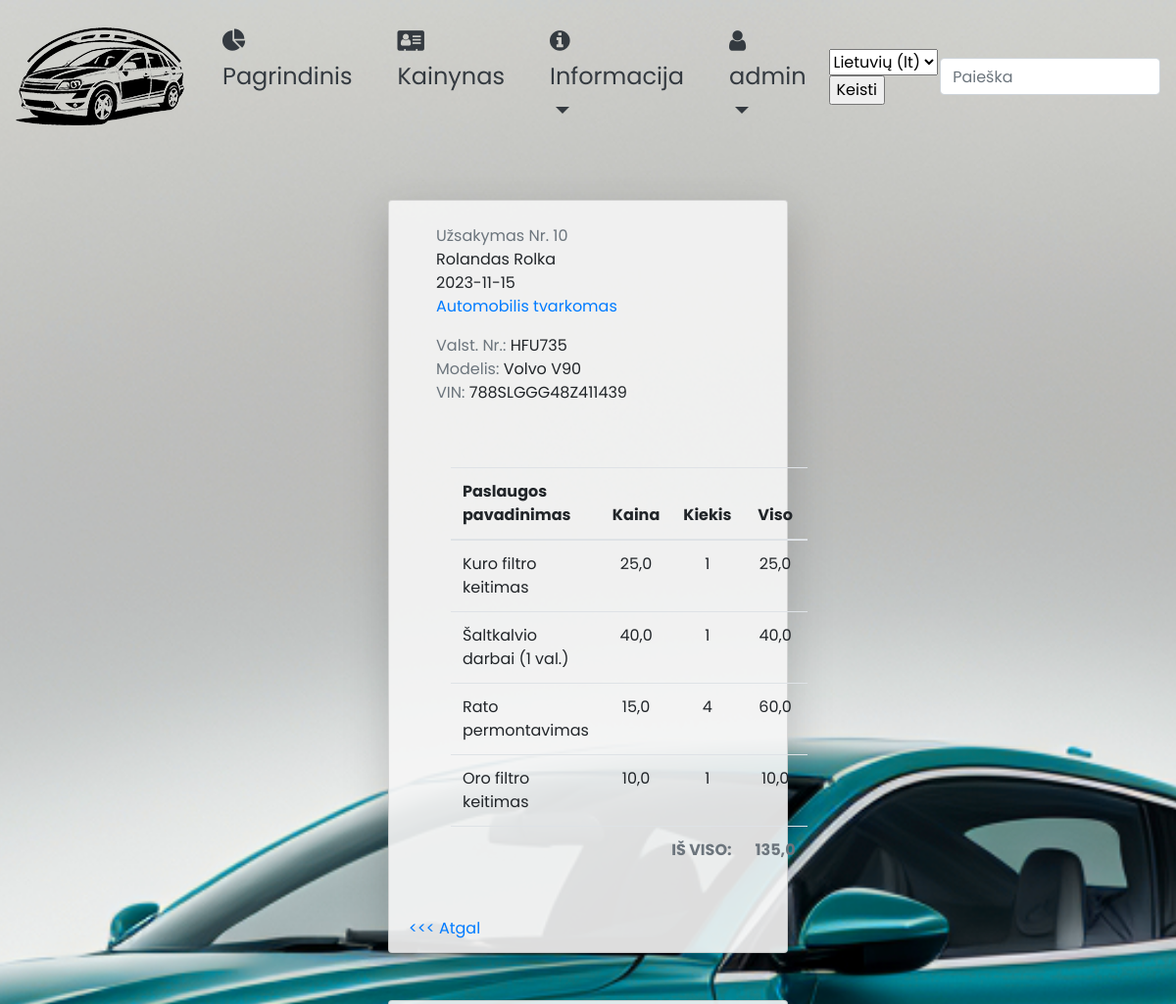
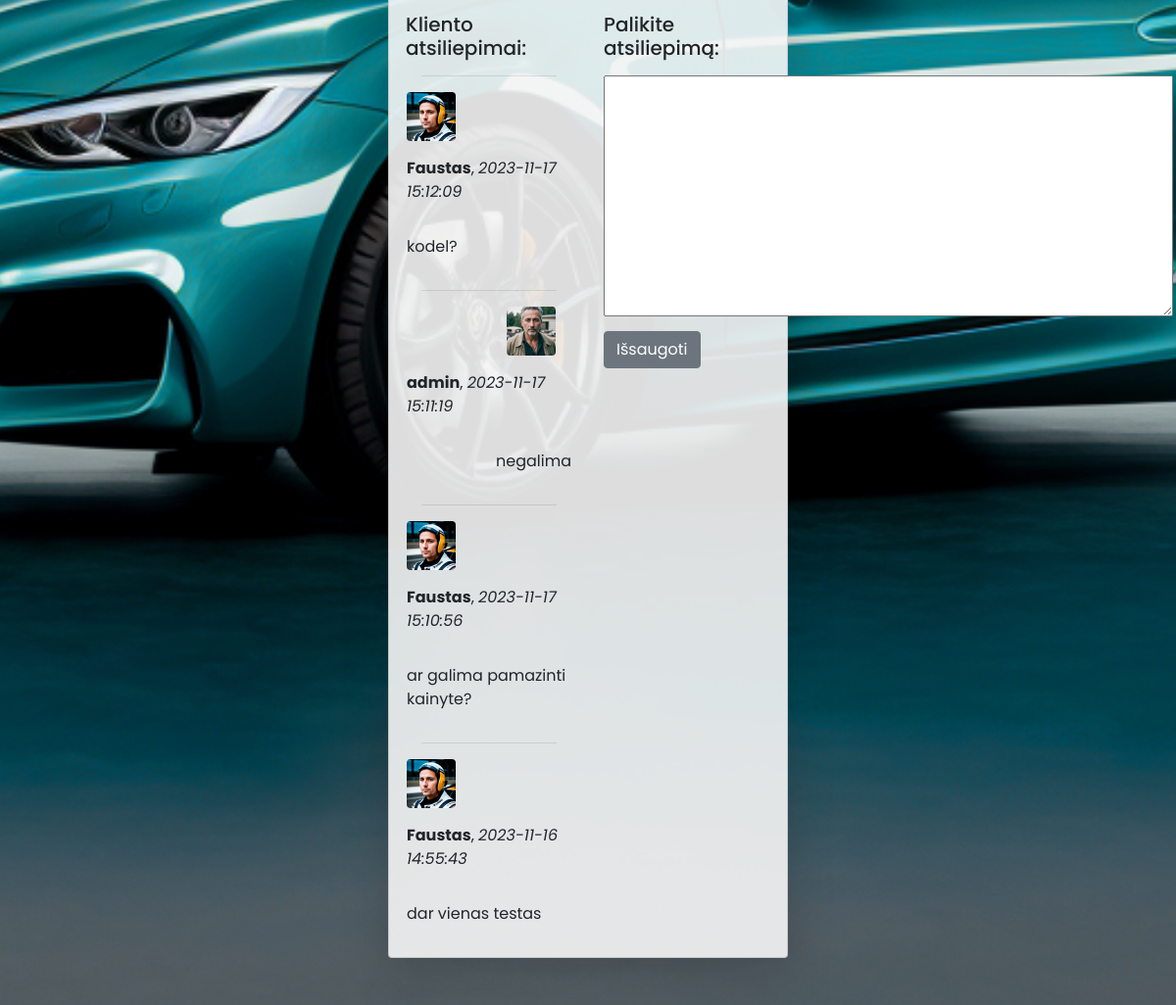
The page /autoservisas/uzsakymai/10 (signed in) on the database its author committed (2 pictures, top to bottom).
### autoservisas/models.py (models this page shows, shortened)
class Uzsakymas(models.Model):
    data = models.DateField(_('Order date'), default=date.today, null=False)
    automobilis_id = models.ForeignKey('Automobilis', verbose_name=_('Information'),
                                       on_delete=models.CASCADE, null=False, related_name='auto_statusas')
    UZSAKYMO_STATUSAS = (
        ('l', _('Waiting for car')),
        ('a', _('Car under maintenance')),
        ('u', _('Order completed')),
        ('x', _('Order cancelled')),
    )
    statusas = models.CharField(max_length=1, choices=UZSAKYMO_STATUSAS, default='l', null=False, help_text=_('Status'))
    vartotojas = models.ForeignKey(User, on_delete=models.SET_NULL, null=True, blank=True)
    grazinimo_terminas = models.DateField(_('Order completion date'), null=True, blank=True)
    class Meta:
        verbose_name = _('Order')
        verbose_name_plural = _('Orders')
    @property
    def is_viso(self):
        self.suma = 0
        for eilute in self.uzsakymoeilute_set.all():
            self.suma += eilute.viso_eilute
        return self.suma

class Automobilis(models.Model):
    valstybinis_nr = models.CharField(_('License plate number'),
                                      max_length=7, null=False, unique=True, help_text=_('Enter licence plate number'))
    automobilio_modelis_id = models.ForeignKey('AutomobilioModelis', verbose_name=_('Car model'),
                                               on_delete=models.CASCADE, null=False)
    vin_kodas = models.CharField(max_length=17, null=False, unique=True, help_text=_('enter VIN code'))
    klientas = models.CharField(max_length=100, null=False,
                                help_text=_('Enter client (organisation name or name/surname'))
    nuotrauka = models.ImageField(_('Photo'), upload_to='nuotraukos', null=True)
    aprasymas = HTMLField()
    class Meta:
        verbose_name = _('Car')
        verbose_name_plural = _('Cars')

class AutomobilioModelis(models.Model):
    marke = models.CharField(_('Car make'), max_length=40, null=False, help_text=_('Enter car maker'))
    modelis = models.CharField(_('Car model'), max_length=40, null=False,
                               help_text=_('Enter car model'))
    class Meta:
        verbose_name = _('Car model')
        verbose_name_plural = _('Car models')
    def __str__(self):
        return f'{self.marke} {self.modelis}'

class UzsakymoEilute(models.Model):
    paslauga_id = models.ForeignKey('Paslauga', verbose_name=_('Service'), on_delete=models.CASCADE, null=False)
    uzsakymas_id = models.ForeignKey('Uzsakymas', verbose_name=_('Order information'), on_delete=models.CASCADE,
                                     null=False)
    kiekis = models.IntegerField(null=False, help_text=_('Enter amount'))
    class Meta:
        verbose_name = _('Order line')
        verbose_name_plural = _('Order lines')
    @property
    def viso_eilute(self):
        self.eilutes_suma = self.kiekis * self.paslauga_id.kaina
        return self.eilutes_suma

class Paslauga(models.Model):
    pavadinimas = models.CharField(_('Service name'), max_length=200, null=False, unique=True,
                                   help_text=_('Enter name of the service'))
    kaina = models.FloatField(_('Price'), max_length=10, null=False, help_text=_('Enter price'))
    class Meta:
        verbose_name = _('Service')
        verbose_name_plural = _('Services')

class UzsakymasReview(models.Model):
    uzsakymas_review_id = models.ForeignKey('Uzsakymas', on_delete=models.SET_NULL, null=True, blank=True)
    reviewer = models.ForeignKey(User, on_delete=models.SET_NULL, null=True, blank=True)
    date_created = models.DateTimeField(auto_now_add=True)
    atsiliepimo_tekstas = models.TextField(_('Comment'), max_length=2000)
    class Meta:
        verbose_name = _('Comment')
        verbose_name_plural = _('Comments')
        ordering = ['-date_created']

class Profilis(models.Model):
    user = models.OneToOneField(User, on_delete=models.CASCADE)
    nuotrauka = models.ImageField(default="profile_pics/default.png", upload_to="profile_pics")
    class Meta:
        verbose_name = _('Account')
        verbose_name_plural = _('Accounts')

### autoservisas/views.py (the view, shortened to what this page needs)
# urls.py: path('uzsakymai/<int:pk>', views.UzsakymasDetailView.as_view(), name='uzsakymas'),
class UzsakymasDetailView(FormMixin, LoginRequiredMixin, generic.DetailView):
    model = Uzsakymas
    template_name = 'uzsakymas.html'
    context_object_name = 'uzsakymas'
    form_class = UzsakymasReviewForm

### autoservisas/forms.py
class UzsakymasReviewForm(forms.ModelForm):
    class Meta:
        model = UzsakymasReview
        fields = ('atsiliepimo_tekstas', 'uzsakymas_review_id', 'reviewer',)
        widgets = {'uzsakymas_review_id': forms.HiddenInput(), 'reviewer': forms.HiddenInput()}

### autoservisas/templates/uzsakymas.html (shortened to what this page needs)
{% extends "base.html" %}
{% load i18n %}
{% block content %}
<div class="card shadow-lg p-1 m-5 rounded" style="background-color: rgba(245, 245, 245, 0.9);">
  <div class="card-body mx-4">
    <div class="container">
      <div class="row">
        <ul class="list-unstyled">
            <li class="text-muted">{% trans 'Order # ' %}{{uzsakymas.id}}</li>
            <li class="text-black">{{uzsakymas.automobilis_id.klientas}}</li>
            <li class="text-black">{{uzsakymas.data|date:"Y-m-d"}}</li>
            <li class="text-black {% if uzsakymas.statusas == 'u' %}text-success{% elif uzsakymas.statusas == 'x' %}text-danger{% else %}text-primary{% endif %}">{{uzsakymas.get_statusas_display}}</li>
            <li class="text-black mt-3"><span class="text-muted">{% trans 'Plate #: ' %}</span>{{uzsakymas.automobilis_id.valstybinis_nr}}</li>
            <li class="text-black"><span class="text-muted">{% trans 'Model: ' %}</span>{{uzsakymas.automobilis_id.automobilio_modelis_id}}</li>
            <li class="text-black"><span class="text-muted">{% trans 'VIN: ' %}</span>{{uzsakymas.automobilis_id.vin_kodas}}</li>
        </ul>
      </div>
      <div class="mt-5">
        <table class="table table-hover">
            <thead>
                <tr>
                    <th scope="col">{% trans 'Service name' %}</th>
                    <th scope="col" class="text-center">{% trans 'Price' %}</th>
                    <th scope="col" class="text-center">{% trans 'Amount' %}</th>
                    <th scope="col" class="text-center">{% trans 'Total' %}</th>
                </tr>
            </thead>
            <tbody>
            {% for a in uzsakymas.uzsakymoeilute_set.all %}
                <tr>
                    <td>{{a.paslauga_id.pavadinimas}}</td>
                    <td class="text-center">{{a.paslauga_id.kaina}}</td>
                    <td class="text-center">{{a.kiekis}}</td>
                    <td class="text-center">{{a.viso_eilute}}</td>
                </tr>
            {% endfor %}
                <tr>
                    <th colspan="3" scope="col" class="text-right text-muted">{% trans 'TOTAL:' %}</th>
                    <th class="text-center text-muted">{{uzsakymas.is_viso}}</th>
                </tr>
            </tbody>
        </table>
      </div>
    </div>
  </div>
    <a class="nav-link text-primary" href="#" onClick="history.go(-1)">{% trans '<<< Back' %}</a>
</div>
<div class="card shadow-lg p-0 m-5 rounded" style="background-color: rgba(245, 245, 245, 0.9);">
    <div class="row px-3">
        <div class="col-md-6 p-3">
            <h5>{% trans 'Client comments:' %}</h5>
            {% if uzsakymas.uzsakymasreview_set.all %}
            {% for review in uzsakymas.uzsakymasreview_set.all %}
                {% if review.reviewer.username == 'admin' %}
                    <div class="mx-3">
                        <hr>
                        <div class="row d-flex justify-content-end align-items-center">
                            <img class="rounded mr-3" width="50" src="{{review.reviewer.profilis.nuotrauka.url}}">
                            <p class="pt-3"><strong>{{ review.reviewer }}</strong>, <em>{{ review.date_created|date:"Y-m-d H:i:s" }}</em></p>
                        </div>
                        <div class="row justify-content-end mt-3">
                            <p>{{ review.atsiliepimo_tekstas }}</p>
                        </div>
                    </div>
                {% else %}
                    <div class="mx-3">
                        <hr>
                        <div class="row align-items-center">
                            <img class="rounded mr-3" width="50" src="{{review.reviewer.profilis.nuotrauka.url}}">
                            <p class="pt-3"><strong>{{ review.reviewer }}</strong>, <em>{{ review.date_created|date:"Y-m-d H:i:s" }}</em></p>
                        </div>
                        <div class="row mt-3">
                            <p>{{ review.atsiliepimo_tekstas }}</p>
                        </div>
                    </div>
                {% endif %}
                {% endfor %}
            {% else %}
            <p>{% trans 'There are no comments' %}</p>
            {% endif %}
        </div>
        <div class="col-md-6 p-3">
            {% if user.is_authenticated and user == uzsakymas.vartotojas or user.username == 'admin' %}
            <h5 class="mb-3">{% trans 'Leave comment:' %}</h5>
            <form action="" method="post">
            {{ form.atsiliepimo_tekstas }}
            <input type="submit" value="{% trans 'Save' %}" class="btn btn-secondary btn-md submit-button mt-2">
            </form>
            {% else %}
            <div class="d-flex align-items-center justify-content-center p-0 m-0 h-100 w-100">
                <h5 class="m-auto px-5 text-secondary">{% trans 'Only logged in users can comment and only on own orders.' %}</h5>
            </div>
            {% endif %}
        </div>
    </div>
</div>
{% endblock %}

### autoservisas/templates/base.html (shortened to what this page needs)
<!DOCTYPE html>
<html lang="en">
<head>
    <link rel="stylesheet" href="https://stackpath.bootstrapcdn.com/bootstrap/4.1.3/css/bootstrap.min.css"
>
    <link rel="stylesheet" href="https://cdnjs.cloudflare.com/ajax/libs/font-awesome/4.7.0/css/font-awesome.min.css">
    {% load static %}
    <link rel="stylesheet" href="{% static 'css/styles.css' %}">
    {% load i18n %}
</head>
<body>
<div style="background-image: url({% static 'img/index_bg.png' %})" class="container-fluid bg-cover p-0">
    <nav class="navbar navbar-dark navbar-expand-lg flex-md-nowrap p-3 justify-content-center">
        {% block nav %}
        <a class="navbar-brand" href="{% url 'index' %}"><img src="{% static 'img/logo1.png' %}" alt=""></a>
            <ul class="navbar-nav">
                <li class="nav-item">
                    <a class="nav-link text-dark" href="{% url 'index' %}">
                        <i class="fa fa-pie-chart"></i>
                        {% trans 'Main' %}
                    </a>
                </li>
                <li class="nav-item">
                    <a class="nav-link text-dark" href="{% url 'kainynas' %}">
                        <i class="fa fa-address-card"></i>
                        {% trans 'Price-list' %}
                    </a>
                </li>
                <li class="nav-item dropdown">
                    <a class="nav-link dropdown-toggle text-dark" href="#" id="navbarDropdownMenuLink1" role="button" data-toggle="dropdown" aria-haspopup="true" aria-expanded="false">
                        <i class="fa fa-info-circle"></i>
                        {% trans 'Information' %}
                    </a>
                </li>
                {% if user.is_authenticated %}
                <li class="nav-item dropdown">
                    <a class="nav-link dropdown-toggle text-dark" href="#" id="navbarDropdownMenuLink2" role="button" data-toggle="dropdown" aria-haspopup="true" aria-expanded="false">
                        <i class="fa fa-user"></i>
                        {{ user.get_username }}
                    </a>
                </li>
                {% endif %}
            </ul>
            <form action="{% url 'set_language' %}" method="post">
                <select name="language">
                {% get_current_language as LANGUAGE_CODE %}
                {% get_available_languages as LANGUAGES %}
                {% for lang in LANGUAGES %}
                <option value="{{ lang.0 }}" {% if lang.0 == LANGUAGE_CODE %} selected="selected" {% endif %}>
                {{ lang.1 }} ({{ lang.0 }})
                </option>
                {% endfor %}
                </select>
                <input type="submit" value="{% trans 'Change' %}"/>
            </form>
            <form action="{% url 'search' %}" method="get">
            <input name="query" class="form-control form-control-dark w-100" type="text" placeholder="{% trans 'Search' %}" aria-label="Search">
            </form>
        {% endblock %}
    </nav>
    <div class="container-fluid">
        <div class="row">
            <div class="col-md-3"></div>
            <div class="col-md-6 px-5">
                {% block content %}{% endblock %}</div>
            <div class="col-md-3"></div>
        </div>
    </div>
</div>
</body>
</html>

### autoservisas/static/css/styles.css (style rules this page uses)
body { font-family: 'Poppins', sans-serif; font-size: 1rem; }
.nav-item { font-size: 1.5rem; margin-left: 15px; margin-right: 15px; }
.bg-cover { min-height: 100vh !important; background-repeat: no-repeat; background-size: cover; background-position: center; }

### rows shown on the page
Uzsakymas: id "10", automobilis_id.klientas "Rolandas Rolka", data "2023-11-15", statusas "Automobilis tvarkomas", automobilis_id.valstybinis_nr "HFU735", automobilis_id.automobilio_modelis_id "Volvo V90", automobilis_id.vin_kodas "788SLGGG48Z411439", is_viso "135,0"
UzsakymoEilute: paslauga_id.pavadinimas "Kuro filtro keitimas", paslauga_id.kaina "25,0", kiekis "1", viso_eilute "25,0"
UzsakymoEilute: paslauga_id.pavadinimas "Šaltkalvio darbai (1 val.)", paslauga_id.kaina "40,0", kiekis "1", viso_eilute "40,0"
UzsakymoEilute: paslauga_id.pavadinimas "Rato permontavimas", paslauga_id.kaina "15,0", kiekis "4", viso_eilute "60,0"
UzsakymoEilute: paslauga_id.pavadinimas "Oro filtro keitimas", paslauga_id.kaina "10,0", kiekis "1", viso_eilute "10,0"
UzsakymasReview: reviewer.profilis.nuotrauka (picture), reviewer "Faustas", date_created "2023-11-17 15:12:09", atsiliepimo_tekstas "kodel?"
UzsakymasReview: reviewer.profilis.nuotrauka (picture), reviewer "admin", date_created "2023-11-17 15:11:19", atsiliepimo_tekstas "negalima"
UzsakymasReview: reviewer.profilis.nuotrauka (picture), reviewer "Faustas", date_created "2023-11-17 15:10:56", atsiliepimo_tekstas "ar galima pamazinti kainyte?"
UzsakymasReview: reviewer.profilis.nuotrauka (picture), reviewer "Faustas", date_created "2023-11-16 14:55:43", atsiliepimo_tekstas "dar vienas testas"

### other values the page prints
{{ user.get_username }} "admin"
form field language "Lietuvių (lt)"
